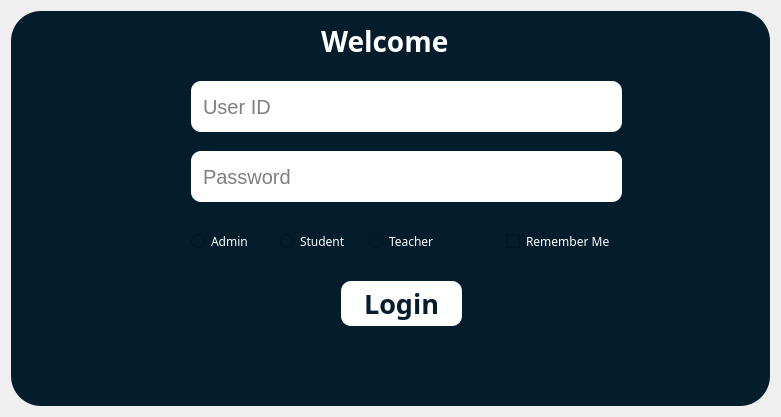
      <widget class="QWidget" name="login_Tab">
       <attribute name="title">
        <string>Tab 1</string>
       </attribute>
       <layout class="QVBoxLayout" name="verticalLayout_2">
        <item alignment="Qt::AlignHCenter">
         <widget class="QFrame" name="login_formframe">
          <property name="sizePolicy">
           <sizepolicy hsizetype="Expanding" vsizetype="Expanding">
            <horstretch>0</horstretch>
            <verstretch>0</verstretch>
           </sizepolicy>
          </property>
          <property name="minimumSize">
           <size>
            <width>759</width>
            <height>395</height>
           </size>
          </property>
          <property name="maximumSize">
           <size>
            <width>1920</width>
            <height>1080</height>
           </size>
          </property>
          <property name="baseSize">
           <size>
            <width>0</width>
            <height>0</height>
           </size>
          </property>
          <property name="styleSheet">
           <string notr="true">background-color: rgb(4, 29, 45);
border-radius: 30px 30px 0px 0px;</string>
          </property>
          <property name="frameShape">
           <enum>QFrame::StyledPanel</enum>
          </property>
          <property name="frameShadow">
           <enum>QFrame::Raised</enum>
          </property>
          <widget class="QLineEdit" name="lineEdit">
           <property name="geometry">
            <rect>
             <x>180</x>
             <y>70</y>
             <width>431</width>
             <height>51</height>
            </rect>
           </property>
           <property name="sizePolicy">
            <sizepolicy hsizetype="Expanding" vsizetype="Expanding">
             <horstretch>0</horstretch>
             <verstretch>0</verstretch>
            </sizepolicy>
           </property>
           <property name="font">
            <font>
             <pointsize>15</pointsize>
            </font>
           </property>
           <property name="styleSheet">
            <string notr="true">background-color: rgb(255, 255, 255);
border-radius: 10px;
padding: 10px;</string>
           </property>
           <property name="text">
            <string/>
           </property>
           <property name="placeholderText">
            <string>User ID</string>
           </property>
          </widget>
          <widget class="QLineEdit" name="lineEdit_2">
           <property name="geometry">
            <rect>
             <x>180</x>
             <y>140</y>
             <width>431</width>
             <height>51</height>
            </rect>
           </property>
           <property name="sizePolicy">
            <sizepolicy hsizetype="Expanding" vsizetype="Expanding">
             <horstretch>0</horstretch>
             <verstretch>0</verstretch>
            </sizepolicy>
           </property>
           <property name="font">
            <font>
             <pointsize>15</pointsize>
            </font>
           </property>
           <property name="styleSheet">
            <string notr="true">background-color: rgb(255, 255, 255);
border-radius: 10px;
padding: 10px;</string>
           </property>
           <property name="placeholderText">
            <string>Password</string>
           </property>
          </widget>
          <widget class="QLabel" name="label_2">
           <property name="geometry">
            <rect>
             <x>310</x>
             <y>10</y>
             <width>171</width>
             <height>41</height>
            </rect>
           </property>
           <property name="sizePolicy">
            <sizepolicy hsizetype="Expanding" vsizetype="Expanding">
             <horstretch>0</horstretch>
             <verstretch>0</verstretch>
            </sizepolicy>
           </property>
           <property name="font">
            <font>
             <family>Montserrat</family>
             <pointsize>21</pointsize>
             <bold>true</bold>
            </font>
           </property>
           <property name="styleSheet">
            <string notr="true">color: rgb(255, 255, 255);</string>
           </property>
           <property name="text">
            <string>Welcome</string>
           </property>
          </widget>
          <widget class="QPushButton" name="pushButton">
           <property name="geometry">
            <rect>
             <x>330</x>
             <y>270</y>
             <width>121</width>
             <height>45</height>
            </rect>
           </property>
           <property name="minimumSize">
            <size>
             <width>120</width>
             <height>45</height>
            </size>
           </property>
           <property name="font">
            <font>
             <family>Montserrat</family>
             <pointsize>20</pointsize>
             <bold>true</bold>
            </font>
           </property>
           <property name="cursor">
            <cursorShape>PointingHandCursor</cursorShape>
           </property>
           <property name="styleSheet">
            <string notr="true">QPushButton{
color: rgb(4, 29, 45);
background-color: rgb(255, 255, 255);
border-radius: 10px;
}

QPushButton:hover{
color: rgb(255, 255, 255);
background-color: rgb(0, 85, 255);
border-radius: 10px;
drop-shadow: 5px 5px blue;
}</string>
           </property>
           <property name="text">
            <string>Login</string>
           </property>
          </widget>
          <widget class="QCheckBox" name="checkBox">
           <property name="enabled">
            <bool>false</bool>
           </property>
           <property name="geometry">
            <rect>
             <x>495</x>
             <y>220</y>
             <width>111</width>
             <height>20</height>
            </rect>
           </property>
           <property name="font">
            <font>
             <family>Montserrat</family>
            </font>
           </property>
           <property name="toolTip">
            <string>This feature is coming soon</string>
           </property>
           <property name="styleSheet">
            <string notr="true">color: rgb(255, 255, 255);</string>
           </property>
           <property name="text">
            <string>Remember Me</string>
           </property>
          </widget>
          <widget class="QLabel" name="label_3">
           <property name="geometry">
            <rect>
             <x>200</x>
             <y>400</y>
             <width>400</width>
             <height>55</height>
            </rect>
           </property>
           <property name="sizePolicy">
            <sizepolicy hsizetype="Expanding" vsizetype="Expanding">
             <horstretch>0</horstretch>
             <verstretch>0</verstretch>
            </sizepolicy>
           </property>
           <property name="minimumSize">
            <size>
             <width>400</width>
             <height>55</height>
            </size>
           </property>
           <property name="font">
            <font>
             <family>Montserrat</family>
             <pointsize>14</pointsize>
             <bold>true</bold>
            </font>
           </property>
           <property name="styleSheet">
            <string notr="true">color: rgb(255, 255, 255);
color: rgba(175, 175, 175, 50);</string>
           </property>
           <property name="text">
            <string>CRMS V1.3 Beta | Developed By Group 5</string>
           </property>
          </widget>
          <widget class="QWidget" name="layoutWidget">
           <property name="geometry">
            <rect>
             <x>180</x>
             <y>220</y>
             <width>261</width>
             <height>21</height>
            </rect>
           </property>
           <layout class="QHBoxLayout" name="horizontalLayout">
            <item>
             <widget class="QRadioButton" name="radioButton">
              <property name="font">
               <font>
                <family>Montserrat</family>
               </font>
              </property>
              <property name="styleSheet">
               <string notr="true">color: rgb(255, 255, 255);</string>
              </property>
              <property name="text">
               <string>Admin</string>
              </property>
             </widget>
            </item>
            <item>
             <widget class="QRadioButton" name="radioButton_2">
              <property name="font">
               <font>
                <family>Montserrat</family>
               </font>
              </property>
              <property name="styleSheet">
               <string notr="true">color: rgb(255, 255, 255);</string>
              </property>
              <property name="text">
               <string>Student</string>
              </property>
             </widget>
            </item>
            <item>
             <widget class="QRadioButton" name="radioButton_3">
              <property name="font">
               <font>
                <family>Montserrat</family>
               </font>
              </property>
              <property name="styleSheet">
               <string notr="true">color: rgb(255, 255, 255);</string>
              </property>
              <property name="text">
               <string>Teacher</string>
              </property>
             </widget>
            </item>
           </layout>
          </widget>
          <widget class="QPushButton" name="pushButton_4">
           <property name="geometry">
            <rect>
             <x>620</x>
             <y>150</y>
             <width>41</width>
             <height>31</height>
            </rect>
           </property>
           <property name="toolTip">
            <string>Show/Hide password</string>
           </property>
           <property name="styleSheet">
            <string notr="true">border-radius:15px;</string>
           </property>
           <property name="text">
            <string/>
           </property>
           <property name="icon">
            <iconset>
             <normaloff>Asset/eye-slash-svgrepo-com.svg</normaloff>Asset/eye-slash-svgrepo-com.svg</iconset>
           </property>
           <property name="iconSize">
            <size>
             <width>35</width>
             <height>40</height>
            </size>
           </property>
          </widget>
         </widget>
        </item>
       </layout>
      </widget>
